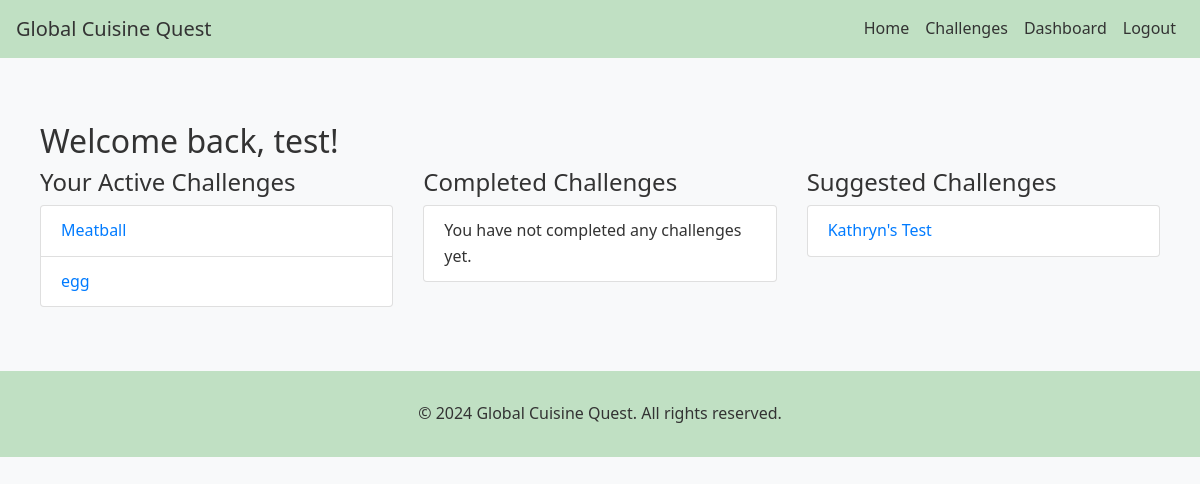
Page /dashboard (signed in) on the earlier database version.
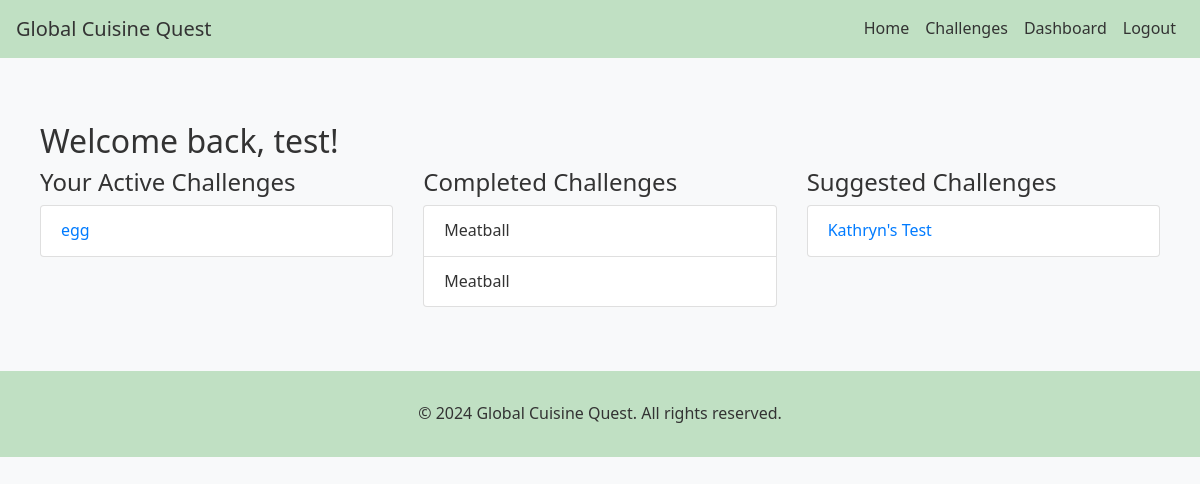
Same page on the later database version.
### globalcuisine/models.py (models this page shows, shortened)
class User(UserMixin, db.Model):
    id = db.Column(db.Integer, primary_key=True)
    username = db.Column(db.String(100), unique=True, nullable=False)
    email = db.Column(db.String(120), unique=True, nullable=False)
    password_hash = db.Column(db.String(128))
    challenges = db.relationship('Challenge', backref='author', lazy=True)
    submissions = db.relationship('Submission', backref='user', lazy=True)
    active_challenges = db.relationship('ActiveChallenge', backref='user', lazy=True)
    completed_challenges = db.relationship('CompletedChallenge', backref='user', lazy=True)

class ActiveChallenge(db.Model):
    id = db.Column(db.Integer, primary_key=True)
    user_id = db.Column(db.Integer, db.ForeignKey('user.id'), nullable=False)
    challenge_id = db.Column(db.Integer, db.ForeignKey('challenge.id'), nullable=False)
    accepted_at = db.Column(db.DateTime, nullable=False, default=datetime.utcnow)

class Challenge(db.Model):
    id = db.Column(db.Integer, primary_key=True)
    title = db.Column(db.String(100), nullable=False)
    recipe_type = db.Column(db.String(100), nullable=False)
    description = db.Column(db.Text, nullable=False)
    is_recipe = db.Column(db.Boolean, nullable=False)
    ingredients = db.Column(db.Text, nullable=False)
    recipe_instructions = db.Column(db.Text, nullable=False)
    created_at = db.Column(db.DateTime, nullable=False, default=datetime.utcnow)
    cuisine_type = db.Column(db.String(100))  # Make sure this line exists
    cuisine_style = db.Column(db.String(100))  # Make sure this line exists
    difficulty_level = db.Column(db.String(50), nullable=False)
    image_filename = db.Column(db.String(255))
    user_id = db.Column(db.Integer, db.ForeignKey('user.id'), nullable=False)
    submissions = db.relationship('Submission', backref='challenge', lazy=True)
    active_users = db.relationship('ActiveChallenge', backref='challenge', lazy=True)
    completed_users = db.relationship('CompletedChallenge', backref='challenge', lazy=True)

class CompletedChallenge(db.Model):
    id = db.Column(db.Integer, primary_key=True)
    user_id = db.Column(db.Integer, db.ForeignKey('user.id'), nullable=False)
    challenge_id = db.Column(db.Integer, db.ForeignKey('challenge.id'), nullable=False)
    completed_at = db.Column(db.DateTime, nullable=False, default=datetime.utcnow)

### globalcuisine/main.py (the view)
@main.route('/dashboard')
@login_required
def dashboard():
    active_challenges = ActiveChallenge.query.filter_by(user_id=current_user.id).all()
    completed_challenges = CompletedChallenge.query.filter_by(user_id=current_user.id).all()
    suggested_challenges = Challenge.query.filter(~Challenge.id.in_(
        [ac.challenge_id for ac in active_challenges] + [cc.challenge_id for cc in completed_challenges])).all()
    return render_template('dashboard.html', title='Dashboard',
                           active_challenges=active_challenges,
                           completed_challenges=completed_challenges,
                           suggested_challenges=suggested_challenges)

### globalcuisine/templates/dashboard.html
{% extends "base.html" %}
{% block content %}
<div class="container mt-4">
    <h2>Welcome back, {{ current_user.username }}!</h2>
    <div class="row">
        <div class="col-md-4">
            <h4>Your Active Challenges</h4>
            <ul class="list-group">
                {% for active_challenge in active_challenges %}
                    <li class="list-group-item">
                        <a href="{{ url_for('main.challenge_detail', challenge_id=active_challenge.challenge.id) }}">
                            {{ active_challenge.challenge.title }}
                        </a>
                    </li>
                {% else %}
                    <li class="list-group-item">You have no active challenges.</li>
                {% endfor %}
            </ul>
        </div>
        <div class="col-md-4">
            <h4>Completed Challenges</h4>
            <ul class="list-group">
                {% for completed_challenge in completed_challenges %}
                    <li class="list-group-item">{{ completed_challenge.challenge.title }}</li>
                {% else %}
                    <li class="list-group-item">You have not completed any challenges yet.</li>
                {% endfor %}
            </ul>
        </div>
        <div class="col-md-4">
            <h4>Suggested Challenges</h4>
            <ul class="list-group">
                {% for challenge in suggested_challenges %}
                    <li class="list-group-item">
                        <a href="{{ url_for('main.challenge_detail', challenge_id=challenge.id) }}">
                            {{ challenge.title }}
                        </a>
                    </li>
                {% else %}
                    <li class="list-group-item">Check back later for new challenges!</li>
                {% endfor %}
            </ul>
        </div>
    </div>
</div>
{% endblock %}

### globalcuisine/templates/base.html (shortened to what this page needs)
<!DOCTYPE html>
<html lang="en">
<head>
    <link rel="stylesheet" href="https://stackpath.bootstrapcdn.com/bootstrap/4.5.2/css/bootstrap.min.css">
    <link rel="stylesheet" href="{{ url_for('static', filename='css/style.css') }}">
    <link rel="stylesheet" href="https://cdnjs.cloudflare.com/ajax/libs/rateYo/2.3.2/jquery.rateyo.min.css">
</head>
<body>
    <header>
        <nav class="navbar navbar-expand-lg navbar-dark bg-primary">
            <a class="navbar-brand" href="{{ url_for('main.index') }}">Global Cuisine Quest</a>
            <div class="collapse navbar-collapse" id="navbarNav">
                <ul class="navbar-nav ml-auto">
                    <li class="nav-item">
                        <a class="nav-link" href="{{ url_for('main.index') }}">Home</a>
                    </li>
                    <li class="nav-item">
                        <a class="nav-link" href="{{ url_for('main.challenge_list') }}">Challenges</a>
                    </li>
                    {% if current_user.is_authenticated %}
                        <li class="nav-item">
                            <a class="nav-link" href="{{ url_for('main.dashboard') }}">Dashboard</a>
                        </li>
                        <li class="nav-item">
                            <a class="nav-link" href="{{ url_for('auth.logout') }}">Logout</a>
                        </li>
                    {% endif %}
                </ul>
            </div>
        </nav>
    </header>
    <main role="main" class="container">
        {% block content %}{% endblock %}
    </main>
    <footer class="footer bg-primary text-white mt-4">
        <div class="container text-center">
            <span>&copy; 2024 Global Cuisine Quest. All rights reserved.</span>
        </div>
    </footer>
</body>
</html>

### globalcuisine/static/css/style.css (style rules this page uses)
body { font-family: 'Segoe UI', Tahoma, Geneva, Verdana, sans-serif; background-color: #f8f9fa; color: #333; line-height: 1.6; display: flex; flex-direction: column; min-height: 100vh; }
.container { max-width: 1200px; margin: 0 auto; padding: 20px; }
.navbar.bg-primary { background-color: #c0e0c3 !important; }
.navbar .nav-link, .navbar .navbar-brand { color: #333 !important; }
footer.footer.bg-primary { background-color: #c0e0c3 !important; }
.footer { color: #333 !important; text-align: center; padding: 10px 0; flex-shrink: 0; }
h1, h2, h3, h4, h5, h6 { color: #333; }

Differences in the rows shown:
removed ActiveChallenge: challenge "Meatball"
added CompletedChallenge: challenge "Meatball"
added CompletedChallenge: challenge "Meatball"
Other differences:
text no longer shown: "You have not completed any challenges yet."
